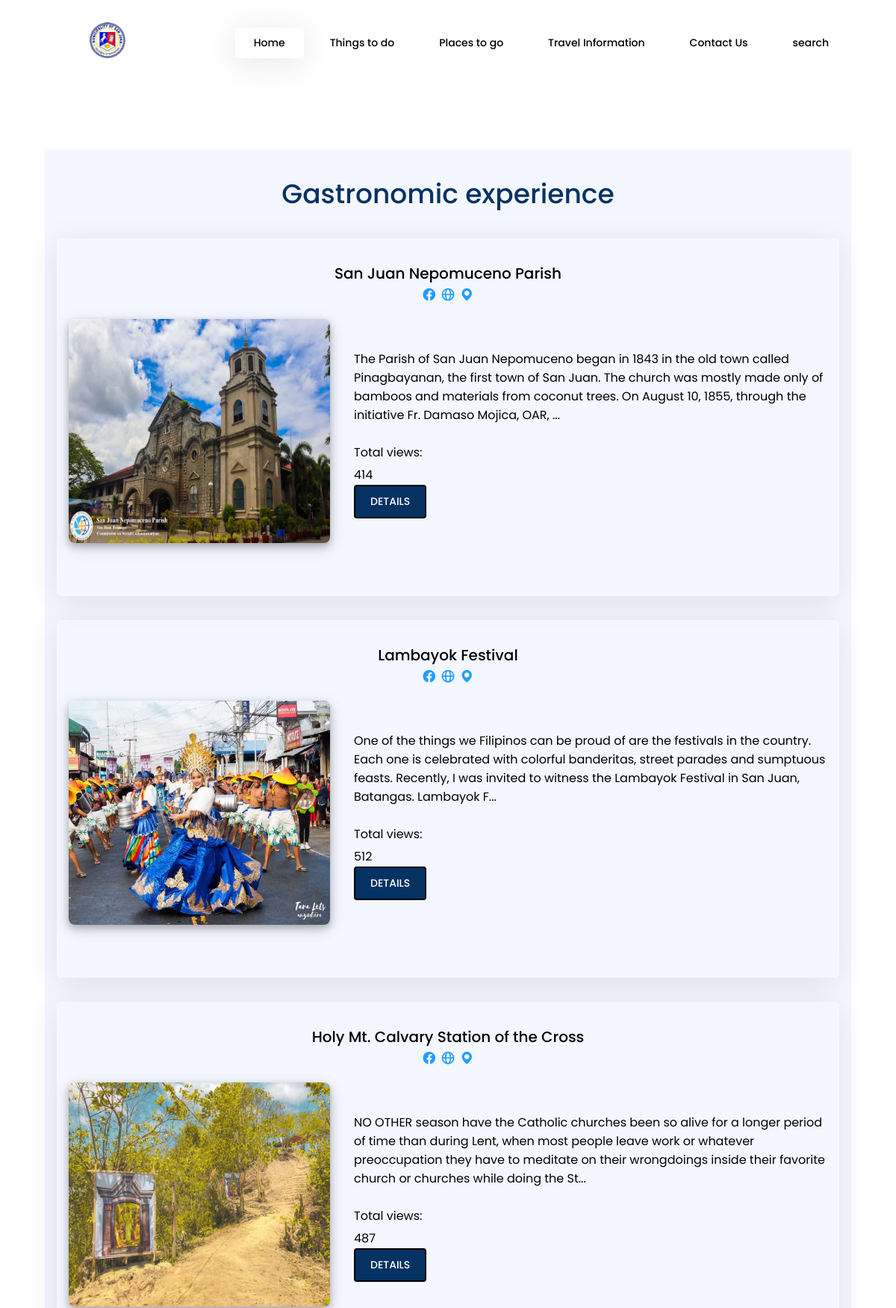
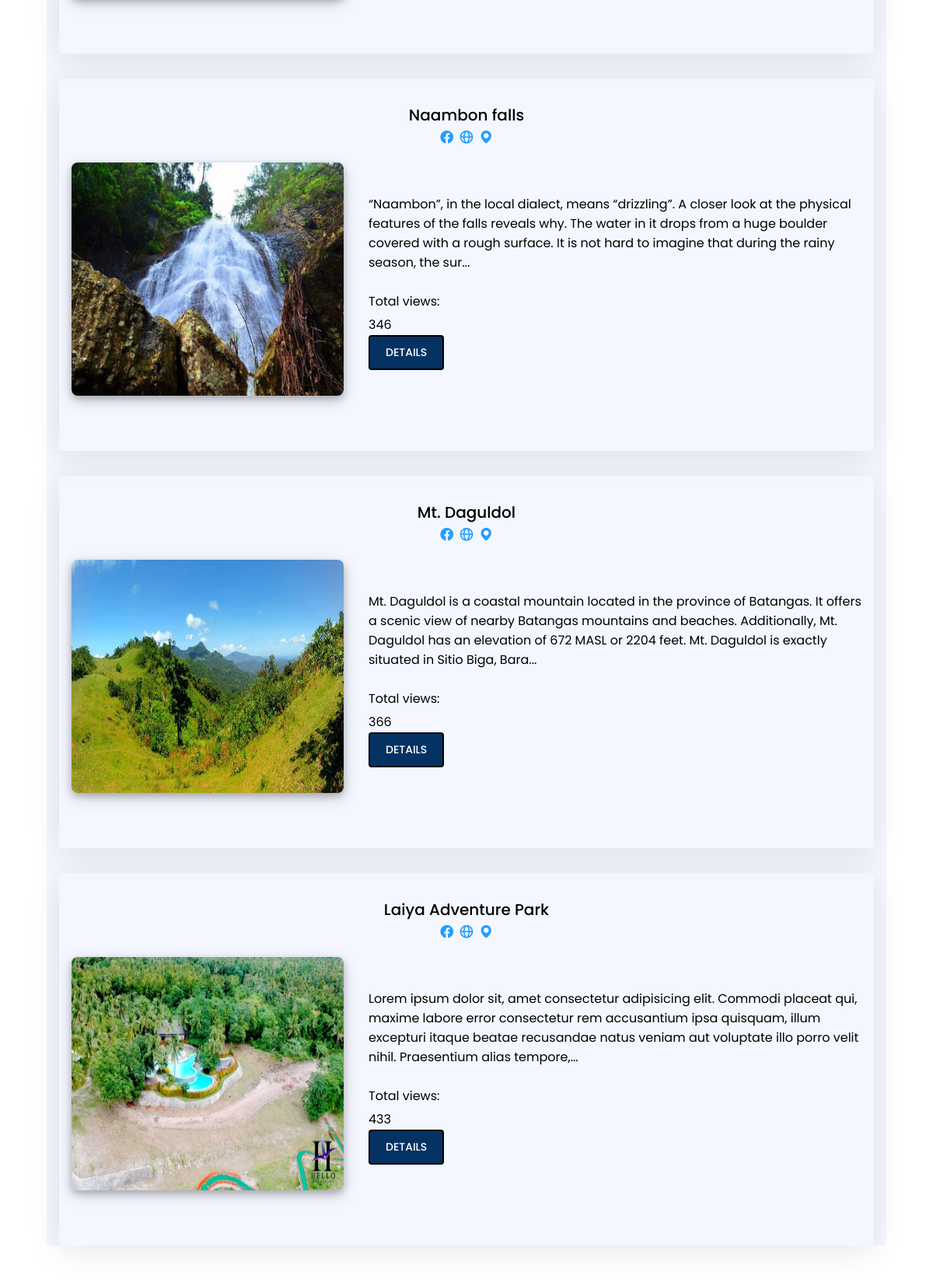
/at-see-more.php (upper part), run on the app's committed database (2 pictures, top to bottom).
### tables this page shows
CREATE TABLE `attractions` (
  `id` int(11) NOT NULL,
  `place_name` varchar(100) NOT NULL,
  `location` varchar(100) NOT NULL,
  `details` varchar(1000) NOT NULL,
  `fb_link` varchar(300) NOT NULL,
  `ig_link` varchar(50) NOT NULL,
  `web_link` varchar(100) NOT NULL,
  `gmail_link1` varchar(100) NOT NULL,
  `gmail_link2` varchar(100) NOT NULL,
  `phone_link1` varchar(20) NOT NULL,
  `phone_link2` varchar(20) NOT NULL,
  `map_link` varchar(100) NOT NULL,
  `embedded_map` varchar(1000) NOT NULL,
  `img1` varchar(100) NOT NULL,
  `img2` varchar(100) NOT NULL,
  `img3` varchar(100) NOT NULL,
  `img4` varchar(100) NOT NULL,
  `img5` varchar(100) NOT NULL,
  `views` int(50) NOT NULL,
  `search` varchar(1500) NOT NULL
);

### at-see-more.php (the view, shortened to what this page needs)
<?php
include 'components/connect.php';
?>
<!DOCTYPE html>
<html lang="en">
<head>
    <link rel="stylesheet" href="css/style.css">
</head>
<body>
    <header>
        <?php include 'components/header.php'; ?>
    </header>
    <br><br>
    <br><br>
    <br><br>
    <section class="section see-more" >
        <div class="seemore_container container">
            <div class="title_">Gastronomic experience</div>
            <div class="seemore_contents">
                <?php
                            $sql = "SELECT * FROM `attractions` ORDER BY id";
                    $select_places = $conn->prepare($sql);
                    $select_places->execute();
                    if($select_places->rowCount() > 0){
                    while($fetch_places = $select_places->fetch(PDO::FETCH_ASSOC)){
                ?>
                <div class="bg_container">
                    <div class="exp_place">
                        <?= $fetch_places['place_name']; ?>
                        <div class="exp_links">
                                <a href="<?= $fetch_places['fb_link']; ?>" target="_blank"><i class='bx bxl-facebook-circle icons_'></i></a>
                                <a href="<?= $fetch_places['web_link']; ?>" target="_blank"><i class='bx bx-globe icons_'></i></a>
                                <a href="<?= $fetch_places['map_link']; ?>" target="_blank"><i class='bx bxs-map icons_'></i></a>
                            </div>
                    </div>
                    <div class="more_grid">
                        <div class="left_side">
                            <div class="exp_img_box">
                                <img src="img/tourist/<?= $fetch_places['img1']; ?>" alt="">
                            </div>
                        </div>
                        <div class="right_side">
                            <p><?= substr($fetch_places['details'], 0, 260); ?>...</p><br>
                            <div class="details">
                                Total views:
                                <p id="display_attractions_<?= $fetch_places['id']; ?>"><?= $fetch_places['views']; ?> <i class="uil uil-eye icons_"></i></p>
                            </div>
                            <a href="gs-quickview.php?pid=<?= $fetch_places['id']; ?>">
                                <button id="<?= $fetch_places['id']; ?>" tbl="attractions" button class="visit_btn">Details</button>
                            </a>
                        </div>
                    </div>
                </div>
                <?php
                }
                }else{
                    echo '<p class="empty">No places found!</p>';
                }
                ?>
            </div>
        </div>
    </section>
    <?php include 'components/footer.php'; ?>
</body>
</html>

### css/style.css (style rules this page uses)
:root { --primary-color:#043263; --secondary-color:#239EFE; --text-color: #000000; --bg-color:#fff; --modal-color:#F4F7FF; --body-font: 'Poppins', sans-serif; --bigger-font-size: 3rem; --big-font-size: 2rem; --h1-font-size: 1.5rem; --h2-font-size: 1.25rem; --h3-font-size: 1.125rem; --normal-font-size: .938rem; --small-font-size: .813rem; --smaller-font-size: .75rem; --font-medium: 500; --font-semi-bold: 600; --font-bold: 800; --mb-0-25: .25rem; --mb-0-5: .5rem; --mb-0-75: .75rem; --mb-1: 1rem; --mb-1-5: 1.5rem; --mb-2: 2rem; --mb-2-5: 2.5rem; --mb-3: 3rem; --z-tooltip: 10; --z-fixed: 100; --z-modal: 1000; }
@media screen and (min-width: 968px) { :root { --bigger-font-size: 4rem; --big-font-size: 3rem; --h1-font-size: 2.25rem; --h2-font-size: 1.5rem; --h3-font-size: 1.25rem; --normal-font-size: 1rem; --small-font-size: .875rem; --smaller-font-size: .813rem; } }
* { padding: 0; margin: 0; box-sizing: border-box; font-family: var(--body-font); text-decoration: none; list-style: none; scroll-behavior: smooth; transition: all .2s ease; }
body { background: var(--bg-color); color: var(--text-color); }
.section { padding: 50px 5% 15px; }
.container { background-color: var(--modal-color); padding: 2rem; border-radius: 5px; }
.icons_ { font-size: 1.3rem; color: var(--secondary-color); transition: all .4s ease ; }
.title_ { text-align: center; font-size: var(--h1-font-size); font-weight: var(--font-medium); color: var(--primary-color); padding: 2rem 0 1rem; }
header { position: fixed; width: 100%; background: transparent; display: flex; align-items: center; justify-content: space-between; padding: 0 100px; z-index: var(--z-fixed); }
@media only screen and (max-width: 1320px) { header { padding: 0 50px; } }
.exp_img_box img { width: 400px; height: 190px; border-radius: .5rem; transition: all .4s ease 0s; }
.exp_links .icons_ { font-size: var(--normal-font-size); }
.visit_btn, #form_button { background: var(--primary-color); border: solid 2px var(--text-color); border-radius: 4px; color: var(--bg-color); cursor: pointer; display: inline-block; font-size: var(--small-font-size); font-weight: var(--font-medium); outline: none; padding: 10px 20px; text-transform: uppercase; -webkit-transition: all 0.3s; -moz-transition: all 0.3s; -ms-transition: all 0.3s; -o-transition: all 0.3s; transition: all 0.3s; }
.see-more .container { padding: 0; }
.seemore_contents { display: flex; flex-direction: column; justify-items: center; align-items: start; margin: 1rem; gap: 2rem; }
.bg_container { background-color: transparent; border-radius: 5px; padding: 2rem 1rem 4rem 1rem; box-shadow: -1px 6px 40px 0px rgba(0,0,0,0.10); }
.bg_container .exp_place { font-size: var(--h3-font-size); font-weight: var(--font-medium); text-align: center; margin-bottom: var(--mb-1); }
.more_grid { display: flex; flex-wrap: wrap; justify-content: center; }
.more_grid .exp_img_box img { width: auto; height: 200px; border-radius: .5rem; transition: all .4s ease 0s; box-shadow: 0 4px 8px 0 rgba(0, 0, 0, 0.2), 0 6px 20px 0 rgba(0, 0, 0, 0.19); }
.right_side .details { font-size: var(--normal-font-size); }
.right_side p { display: -webkit-box; -webkit-line-clamp: 5; -webkit-box-orient: vertical; overflow: hidden; }
@media screen and (min-width: 414px) { .exp_img_box img { width: 320px; } }
@media screen and (min-width: 568px) { header { padding: 30px 5% 30px 10%; } }
@media screen and (min-width: 568px) { .exp_img_box img { width: 470px; } }
@media screen and (min-width: 768px) { .exp_img_box img { height: 130px; width: 250px; } }
@media screen and (min-width: 1024px) { .see-more .container { padding: 0 ; } }
@media screen and (min-width: 1024px) { .exp_img_box img { height: 140px; } }
@media screen and (min-width: 1024px) { .more_grid { display: flex; align-items: center; flex-wrap: nowrap; gap: 2rem; } }
@media screen and (min-width: 1024px) { .bg_container { padding: 2rem 1rem 4rem; } }
@media screen and (min-width: 1024px) { .more_grid .exp_img_box img { width: 350px; height: 300px; } }
@media screen and (min-width: 1024px) { .exp_links .icons_ { font-size: var(--h3-font-size); } }

### data on the page
attractions: place_name "San Juan Nepomuceno Parish", img1 (picture), details "The Parish of San Juan Nepomuceno began in 1843 in the old town called Pinagbayanan, the first town of San Juan. The church was mostly made only of bamboos and materials from coconut trees. On August 10, 1855, through the initiative Fr. Damaso Mojica, OAR,", views "414"
attractions: place_name "Lambayok Festival", img1 (picture), details "One of the things we Filipinos can be proud of are the festivals in the country. Each one is celebrated with colorful banderitas, street parades and sumptuous feasts. Recently, I was invited to witness the Lambayok Festival in San Juan, Batangas. Lambayok F", views "512"
attractions: place_name "Holy Mt. Calvary Station of the Cross", img1 (picture), details "NO OTHER season have the Catholic churches been so alive for a longer period of time than during Lent, when most people leave work or whatever preoccupation they have to meditate on their wrongdoings inside their favorite church or churches while doing the St", views "487"
attractions: place_name "Naambon falls", img1 (picture), details "“Naambon”, in the local dialect, means “drizzling”. A closer look at the physical features of the falls reveals why. The water in it drops from a huge boulder covered with a rough surface. It is not hard to imagine that during the rainy season, the sur", views "346"
attractions: place_name "Mt. Daguldol", img1 (picture), details "Mt. Daguldol is a coastal mountain located in the province of Batangas. It offers a scenic view of nearby Batangas mountains and beaches. Additionally, Mt. Daguldol has an elevation of 672 MASL or 2204 feet. Mt. Daguldol is exactly situated in Sitio Biga, Bara", views "366"
attractions: place_name "Laiya Adventure Park", img1 (picture), details "Lorem ipsum dolor sit, amet consectetur adipisicing elit. Commodi placeat qui, maxime labore error consectetur rem accusantium ipsa quisquam, illum excepturi itaque beatae recusandae natus veniam aut voluptate illo porro velit nihil. Praesentium alias tempore,", views "433"
